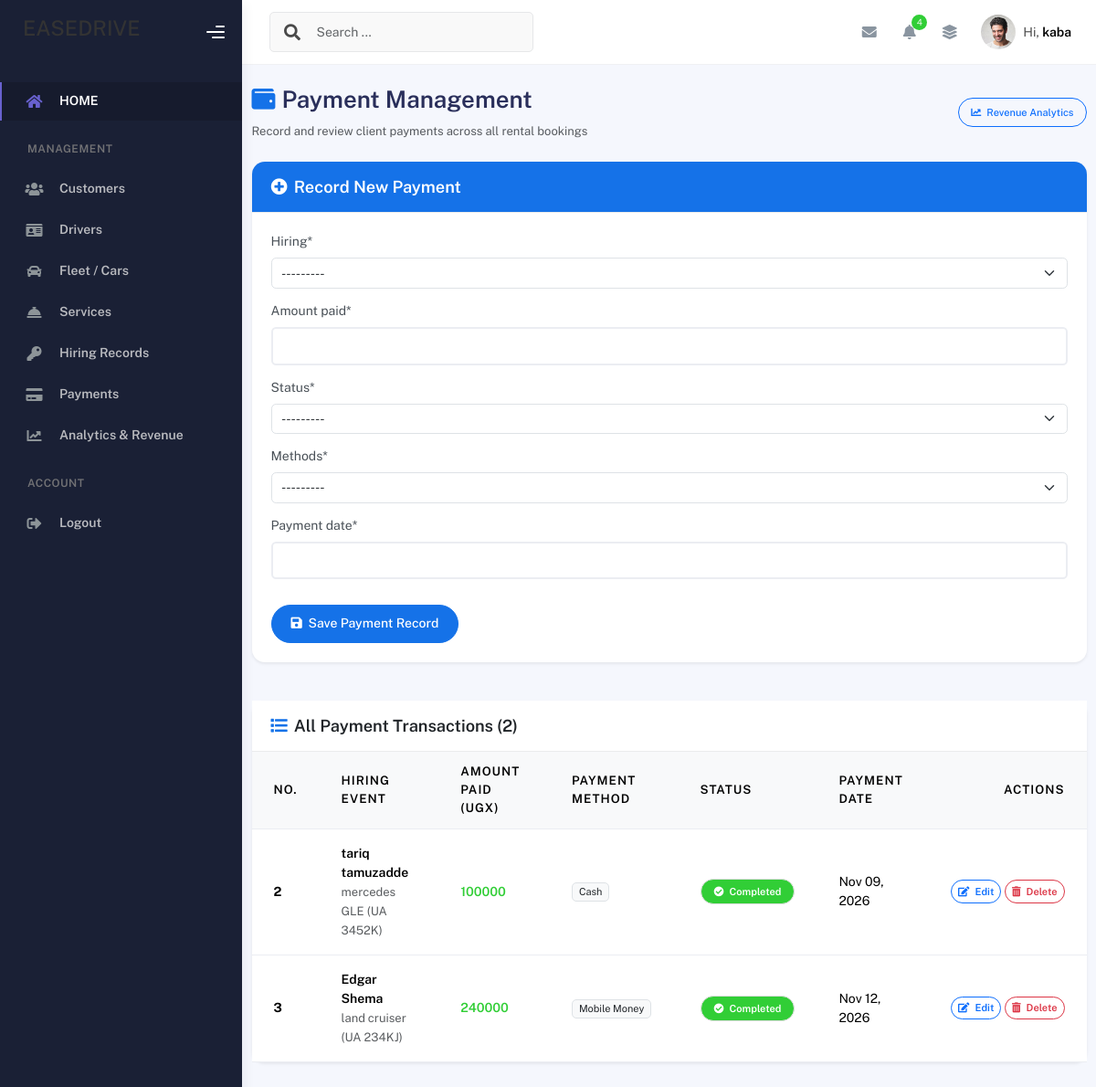
Screenshot of /add_payment/ (signed in) with the database file from the repository.
### carapplication/models.py (models this page shows, shortened)
class Payment(models.Model):
    payment_status = [("completed","completed"),("pending",'pending')]
    payment_method = [("Bank","B"),("Mobile Money","MM"),("Cash","C")]
    hiring = models.ForeignKey(Hiring,on_delete=models.CASCADE)
    amount_paid = models.IntegerField()
    status = models.CharField(choices=payment_status)
    methods = models.CharField(choices=payment_method)
    payment_date = models.DateField(null=True)

class Hiring(models.Model):
    hiring_status = [("confirmed","confirmed"),("pending","pending")]
    customer = models.ForeignKey(Customer,on_delete=models.CASCADE)
    car = models.ForeignKey(Car,on_delete=models.CASCADE)
    service = models.ForeignKey(Service,on_delete=models.CASCADE)
    driver = models.ForeignKey(Driver,on_delete=models.SET_NULL, null=True, blank=True)
    pick_up_date = models.DateField(null=True)
    return_date = models.DateField(null=True)
    status = models.CharField(choices=hiring_status)
    def __str__(self):
        return f"{self.customer.name} hired {self.car.car_model}"

class Customer(models.Model):
    user = models.OneToOneField(User, on_delete=models.SET_NULL, null=True, blank=True, related_name='customer_profile')
    name = models.CharField(max_length=30, verbose_name="customer name")
    gender = models.CharField(choices= GENDER_OPTIONS)
    telephone = models.IntegerField(null=True)
    email = models.CharField(max_length=255)

class Car(models.Model):
    car_model = models.CharField(max_length=20, null=True)
    color = models.CharField(max_length=10)
    number_plate = models.CharField(max_length=8)
    status = models.CharField(choices=status)
    rental_rate = models.IntegerField()
    image = models.ImageField(upload_to='cars/', null=True, blank=True)

### carapplication/views.py (the view)
# urls.py: path("add_payment/", add_payment_view, name="add_payment"),
@admin_required
def add_payment_view(request):
    message = ''
    if request.method == "POST":
        payment_form = PaymentForm(request.POST)
        if payment_form.is_valid():
            payment_form.save()
            message = 'payment is successfully'
    else:
        payment_form = PaymentForm()
    payments = Payment.objects.all()
    hires = Hiring.objects.all()
    context = {
        "form": payment_form,
        "msg": message,
        "payments": payments,
        "hires": hires,
    }
    return render(request, "add_payment.html", context)

### carapplication/forms.py
class PaymentForm(ModelForm):
    class Meta:
        model = Payment
        fields = '__all__'

### carapplication/views.py (called while the page is built)
def admin_required(view_func):
    @wraps(view_func)
    def _wrapped_view(request, *args, **kwargs):
        if not request.user.is_authenticated:
            return redirect('login_page')
        is_admin = (
            request.user.is_superuser or
            request.user.is_staff or
            (hasattr(request.user, 'profile') and request.user.profile.role == 'admin')
        )
        if not is_admin:
            return redirect('customer_dashboard')
        return view_func(request, *args, **kwargs)
    return _wrapped_view

### carapplication/templates/add_payment.html (shortened to what this page needs)
{% extends './base.html' %}
{% load crispy_forms_tags %}
{% block content %}
<div class="container py-4">
    <div class="d-flex justify-content-between align-items-center mb-4">
        <div>
            <h2 class="fw-bold mb-1"><i class="fas fa-wallet text-primary me-2"></i>Payment Management</h2>
            <p class="text-muted small mb-0">Record and review client payments across all rental bookings</p>
        </div>
        <a href="{% url 'admin_analytics' %}" class="btn btn-outline-primary btn-sm rounded-pill">
            <i class="fas fa-chart-line me-1"></i> Revenue Analytics
        </a>
    </div>
    <div class="card shadow-sm border-0 rounded-4 mb-5">
        <div class="card-header bg-primary text-white py-3 px-4 rounded-top-4">
            <h5 class="mb-0 fw-bold"><i class="fas fa-plus-circle me-2"></i>Record New Payment</h5>
        </div>
        <div class="card-body p-4">
            <form method="post">
                <div class="row">
                    {{ form|crispy }}
                </div>
                <div class="mt-3">
                    <button type="submit" class="btn btn-primary px-4 rounded-pill">
                        <i class="fas fa-save me-1"></i> Save Payment Record
                    </button>
                </div>
            </form>
        </div>
    </div>
    <div class="card shadow-sm border-0 rounded-4">
        <div class="card-header bg-white py-3 px-4 border-bottom">
            <h5 class="mb-0 fw-bold text-dark"><i class="fas fa-list me-2 text-primary"></i>All Payment Transactions ({{ payments.count }})</h5>
        </div>
        <div class="table-responsive">
            <table class="table table-hover align-middle mb-0">
                <thead class="table-light">
                    <tr>
                        <th scope="col">NO.</th>
                        <th scope="col">HIRING EVENT</th>
                        <th scope="col">AMOUNT PAID (UGX)</th>
                        <th scope="col">PAYMENT METHOD</th>
                        <th scope="col">STATUS</th>
                        <th scope="col">PAYMENT DATE</th>
                        <th scope="col" class="text-end">ACTIONS</th>
                    </tr>
                </thead>
                <tbody>
                    {% for payment in payments %}
                        <tr>
                            <th scope="row">{{ payment.id }}</th>
                            <td>
                                <strong>{{ payment.hiring.customer.name }}</strong>
                                <br><small class="text-muted">{{ payment.hiring.car.car_model }} ({{ payment.hiring.car.number_plate }})</small>
                            </td>
                            <td><strong class="text-success">{{ payment.amount_paid|floatformat:0 }}</strong></td>
                            <td><span class="badge bg-light text-dark border">{{ payment.methods }}</span></td>
                            <td>
                                {% if payment.status == 'completed' %}
                                    <span class="badge bg-success text-white px-3 py-2 rounded-pill fw-semibold"><i class="fas fa-check-circle me-1"></i> Completed</span>
                                {% else %}
                                    <span class="badge bg-warning text-dark px-3 py-2 rounded-pill fw-bold"><i class="fas fa-clock me-1"></i> Pending</span>
                                {% endif %}
                            </td>
                            <td>{{ payment.payment_date|date:"M d, Y"|default:"—" }}</td>
                            <td class="text-end text-nowrap">
                                <div class="d-inline-flex gap-1">
                                    <button type="button" class="btn btn-sm btn-outline-primary rounded-pill px-2 py-1 fw-semibold" data-bs-toggle="modal" data-bs-target="#editPaymentModal{{ payment.id }}" title="Edit Payment">
                                        <i class="fas fa-edit me-1"></i> Edit
                                    </button>
                                    <a href="{% url 'delete_payment' payment.id %}" class="btn btn-sm btn-outline-danger rounded-pill px-2 py-1 fw-semibold" onclick="return confirm('Delete this payment record (#{{ payment.id }})?');" title="Delete Payment">
                                        <i class="fas fa-trash-alt me-1"></i> Delete
                                    </a>
                                </div>
                            </td>
                        </tr>
                    {% empty %}
                        <tr>
                            <td colspan="7" class="text-center py-4 text-muted">No payment records found.</td>
                        </tr>
                    {% endfor %}
                </tbody>
            </table>
        </div>
    </div>
</div>
{% endblock content %}

### carapplication/templates/base.html (shortened to what this page needs)
<!DOCTYPE html>
<html lang="en">
    {% load static %}
  <head>
        <link rel="stylesheet" href="https://cdnjs.cloudflare.com/ajax/libs/font-awesome/6.5.1/css/all.min.css" />
        <link rel="stylesheet" href="{% static 'assets/css/bootstrap.min.css' %}" />
        <link rel="stylesheet" href="{% static 'assets/css/plugins.min.css' %}" />
        <link rel="stylesheet" href="{% static 'assets/css/kaiadmin.min.css' %}" />
        <link rel="stylesheet" href="{% static 'assets/css/demo.css' %} " />
  </head>
    <body>
        <div class="wrapper">
      <div class="sidebar" data-background-color="dark">
        <div class="sidebar-logo">
          <div class="logo-header" data-background-color="dark">
           <h3>EASEDRIVE</h3>
            <div class="nav-toggle">
              <button class="btn btn-toggle toggle-sidebar">
                <i class="gg-menu-right"></i>
              </button>
            </div>
          </div>
        </div>
        <div class="sidebar-wrapper scrollbar scrollbar-inner">
          <div class="sidebar-content">
            <ul class="nav nav-secondary">
              <li class="nav-item active">
                <a href="{% url 'index_page' %}">
                  <i class="fas fa-home"></i>
                  <p>HOME</p>
                </a>
              </li>
              {% if user.is_authenticated and user.profile.role == 'admin' or user.is_superuser %}
              <li class="nav-section">
                <h4 class="text-section">Management</h4>
              </li>
              <li class="nav-item">
                <a href="{% url 'add_customer' %}">
                  <i class="fas fa-users"></i>
                  <p>Customers</p>
                </a>
              </li>
              <li class="nav-item">
                <a href="{% url 'add_driver' %}">
                  <i class="fas fa-id-card"></i>
                  <p>Drivers</p>
                </a>
              </li>
              <li class="nav-item">
                <a href="{% url 'add_car' %}">
                  <i class="fas fa-car"></i>
                  <p>Fleet / Cars</p>
                </a>
              </li>
              <li class="nav-item">
                <a href="{% url 'add_service' %}">
                  <i class="fas fa-concierge-bell"></i>
                  <p>Services</p>
                </a>
              </li>
              <li class="nav-item">
                <a href="{% url 'add_hiring' %}">
                  <i class="fas fa-key"></i>
                  <p>Hiring Records</p>
                </a>
              </li>
              <li class="nav-item">
                <a href="{% url 'add_payment' %}">
                  <i class="fas fa-credit-card"></i>
                  <p>Payments</p>
                </a>
              </li>
              <li class="nav-item">
                <a href="{% url 'admin_analytics' %}">
                  <i class="fas fa-chart-line"></i>
                  <p>Analytics & Revenue</p>
                </a>
              </li>
              {% endif %}
              {% if user.is_authenticated %}
              <li class="nav-section">
                <h4 class="text-section">Account</h4>
              </li>
              <li class="nav-item">
                <a href="{% url 'logout_page' %}">
                  <i class="fas fa-sign-out-alt"></i>
                  <p>Logout</p>
                </a>
              </li>
              {% endif %}
            </ul>
          </div>
        </div>
      </div>
      <div class="main-panel">
        <div class="main-header">
          <nav
            class="navbar navbar-header navbar-header-transparent navbar-expand-lg border-bottom"
          >
            <div class="container-fluid">
              <nav
                class="navbar navbar-header-left navbar-expand-lg navbar-form nav-search p-0 d-none d-lg-flex"
              >
                <div class="input-group">
                  <div class="input-group-prepend">
                    <button type="submit" class="btn btn-search pe-1">
                      <i class="fa fa-search search-icon"></i>
                    </button>
                  </div>
                  <input
                    type="text"
                    placeholder="Search ..."
                    class="form-control"
                  />
                </div>
              </nav>
              <ul class="navbar-nav topbar-nav ms-md-auto align-items-center">
                <li class="nav-item topbar-icon dropdown hidden-caret">
                  <a
                    class="nav-link dropdown-toggle"
                    href="#"
                    id="messageDropdown"
                    role="button"
                    data-bs-toggle="dropdown"
                    aria-haspopup="true"
                    aria-expanded="false"
                  >
                    <i class="fa fa-envelope"></i>
                  </a>
                </li>
                <li class="nav-item topbar-icon dropdown hidden-caret">
                  <a
                    class="nav-link dropdown-toggle"
                    href="#"
                    id="notifDropdown"
                    role="button"
                    data-bs-toggle="dropdown"
                    aria-haspopup="true"
                    aria-expanded="false"
                  >
                    <i class="fa fa-bell"></i>
                    <span class="notification">4</span>
                  </a>
                </li>
                <li class="nav-item topbar-icon dropdown hidden-caret">
                  <a
                    class="nav-link"
                    data-bs-toggle="dropdown"
                    href="#"
                    aria-expanded="false"
                  >
                    <i class="fas fa-layer-group"></i>
                  </a>
                </li>
                <li class="nav-item topbar-user dropdown hidden-caret">
                  <a
                    class="dropdown-toggle profile-pic"
                    data-bs-toggle="dropdown"
                    href="#"
                    aria-expanded="false"
                  >
                    <div class="avatar-sm">
                      <img
                        src="{% static 'assets/img/profile.jpg' %}"
                        alt="..."
                        class="avatar-img rounded-circle"
                      />
                    </div>
                    <span class="profile-username">
                      <span class="op-7">Hi,</span>
                      <span class="fw-bold">{% if user.is_authenticated %}{{ user.first_name|default:user.username }}{% else %}Guest{% endif %}</span>
                    </span>
                  </a>
                </li>
              </ul>
            </div>
          </nav>
        </div>
        <div class="container">
            {% block content %}
            {% endblock content %}
        </div>
      </div>
    </div>
    </body>
</html>

### rows the page displays
Payment: id "2", hiring.customer.name "tariq tamuzadde", hiring.car.car_model "mercedes GLE", hiring.car.number_plate "UA 3452K", amount_paid "100000", methods "Cash", status "completed" (drawn), payment_date "Nov 09, 2026"
Payment: id "3", hiring.customer.name "Edgar Shema", hiring.car.car_model "land cruiser", hiring.car.number_plate "UA 234KJ", amount_paid "240000", methods "Mobile Money", status "completed" (drawn), payment_date "Nov 12, 2026"

### other values shown
{{ user.first_name|default:user.username }} "kaba"
{{ payments.count }} "2"
